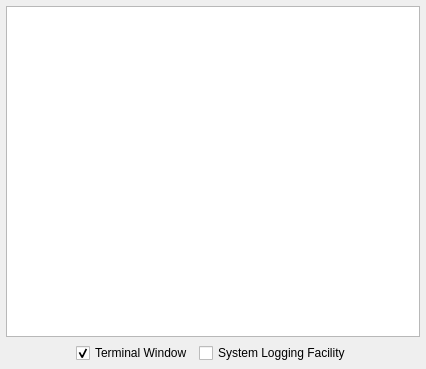
<ui version="4.0" >
 <class>LoggerWindow</class>
 <widget class="QDialog" name="LoggerWindow" >
  <property name="geometry" >
   <rect>
    <x>0</x>
    <y>0</y>
    <width>426</width>
    <height>369</height>
   </rect>
  </property>
  <property name="windowTitle" >
   <string>Logger Settings</string>
  </property>
  <layout class="QVBoxLayout" >
   <property name="leftMargin" >
    <number>6</number>
   </property>
   <property name="topMargin" >
    <number>6</number>
   </property>
   <property name="rightMargin" >
    <number>6</number>
   </property>
   <property name="bottomMargin" >
    <number>6</number>
   </property>
   <item>
    <widget class="SideCar::GUI::LoggerView" name="devices_" >
     <property name="editTriggers" >
      <set>QAbstractItemView::CurrentChanged|QAbstractItemView::EditKeyPressed|QAbstractItemView::NoEditTriggers|QAbstractItemView::SelectedClicked</set>
     </property>
     <property name="selectionMode" >
      <enum>QAbstractItemView::SingleSelection</enum>
     </property>
    </widget>
   </item>
   <item>
    <layout class="QHBoxLayout" >
     <item>
      <spacer>
       <property name="orientation" >
        <enum>Qt::Horizontal</enum>
       </property>
       <property name="sizeHint" >
        <size>
         <width>40</width>
         <height>20</height>
        </size>
       </property>
      </spacer>
     </item>
     <item>
      <layout class="QHBoxLayout" >
       <item>
        <widget class="QCheckBox" name="clog_" >
         <property name="text" >
          <string>Terminal Window</string>
         </property>
         <property name="checked" >
          <bool>true</bool>
         </property>
        </widget>
       </item>
       <item>
        <widget class="QCheckBox" name="syslog_" >
         <property name="text" >
          <string>System Logging Facility</string>
         </property>
        </widget>
       </item>
      </layout>
     </item>
     <item>
      <spacer>
       <property name="orientation" >
        <enum>Qt::Horizontal</enum>
       </property>
       <property name="sizeHint" >
        <size>
         <width>40</width>
         <height>20</height>
        </size>
       </property>
      </spacer>
     </item>
    </layout>
   </item>
  </layout>
 </widget>
 <customwidgets>
  <customwidget>
   <class>SideCar::GUI::LoggerView</class>
   <extends>QTreeView</extends>
   <header>GUI/LoggerView.h</header>
  </customwidget>
 </customwidgets>
 <resources/>
 <connections/>
</ui>
